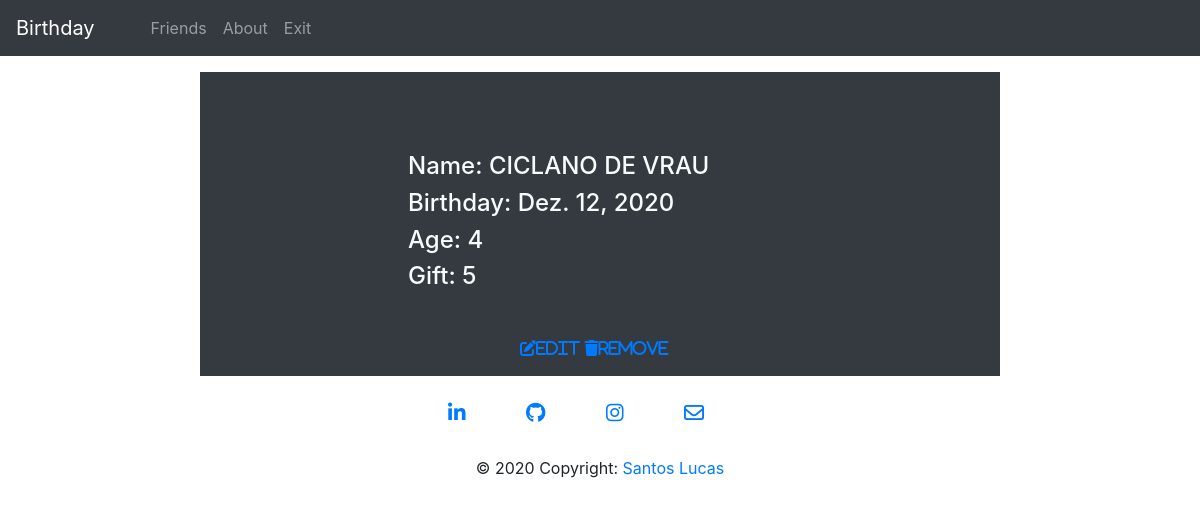
The page /friend/50 (signed in) on the database its author committed.
### friends/models.py (models this page shows, shortened)
class Friend(models.Model):
    name = models.CharField(max_length=250, default="")
    birthday = models.DateField()
    age = models.IntegerField()
    gift = models.TextField()
    user = models.ForeignKey(get_user_model(), on_delete=models.CASCADE)

### friends/views.py (the view)
# urls.py: path('friend/<int:id>', views.friendView, name='friend-view'),
@login_required
def friendView(request, id):
    friend = get_object_or_404(Friend, pk=id)
    return render(request, 'friends/friend-view.html', {'friend': friend})

### friends/templates/friends/friend-view.html (shortened to what this page needs)
{% extends 'base.html' %}
{% block content %}
<div class="content">
    <div class="friend-infos">
        <h4>Name: {{ friend.name }}</h4>
        <h4>Birthday: {{ friend.birthday }}</h4>
        <h4>Age: {{ friend.age }}</h4>
        <h4>Gift: {{ friend.gift }}</h4>
    </div>
    <br>
    <div class="friends-actions">
        <span><a href="../editfriend/{{ friend.id }}" class="fas fa-edit">EDIT</a></span>
        <span><a href="../deletefriend/{{ friend.id }}" class="fas fa-trash">REMOVE</a></span>
    </div>
</div>
{% endblock %}

### friends/static/css/style.css (style rules this page uses)
body { margin: 0px; padding: 0px; background-image: #F6FCFC; }
a { text-decoration: none; }
@media only screen and (min-width: 960px) { .content { height: auto; width: 50em; margin: auto; padding: 1em; margin-top: 1em; background-color: #343a40; color:#F6FCFC; } }
@media only screen and (min-width: 960px) { .friend-infos { width: 50%; height: 20%; padding-top: 4em; margin: auto; } }
@media only screen and (min-width: 960px) { .friends-actions { width: 10em; padding-top: 4em; margin: auto; } }

### rows shown on the page
Friend: name "CICLANO DE VRAU", birthday "Dez. 12, 2020", age "4", gift "5"
